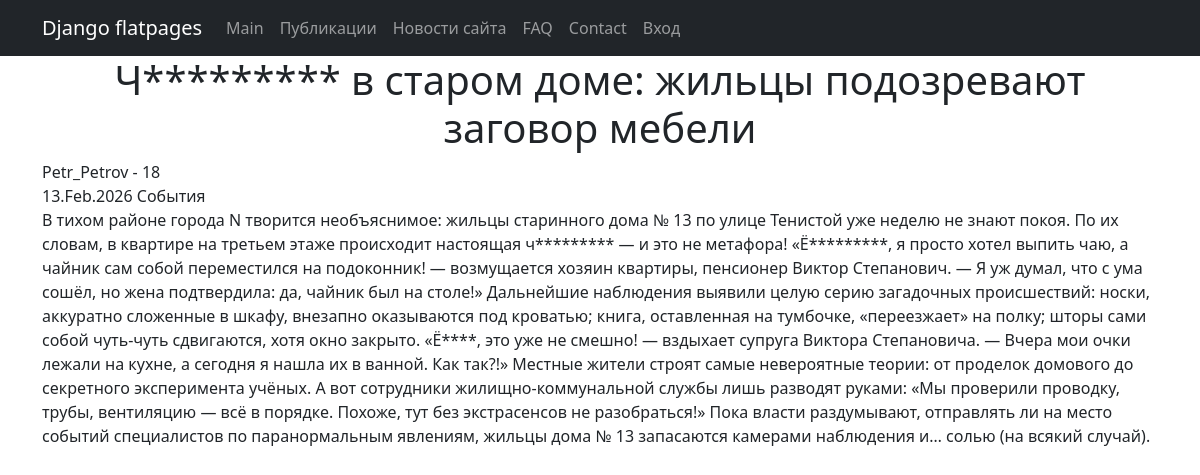
Screenshot of /news/4/ with the database file from the repository.
### news_portal/models.py (models this page shows, shortened)
class Post(models.Model):
    article = 'AR'
    news = 'NE'
    TYPE_POST = [
        (article, 'статья'),
        (news, 'новость')
    ]
    author = models.ForeignKey(Author, on_delete=models.DO_NOTHING) #связь «один ко многим» с моделью Author
    categories = models.ManyToManyField(Category, through='PostCategory') #связь «многие ко многим» с моделью Category
    type = models.CharField(max_length=2, choices=TYPE_POST, default=article) #поле с выбором — «статья» или «новость»
    datetime_creation = models.DateTimeField(auto_now_add=True) #автоматически добавляемая дата и время создания
    title = models.CharField(max_length=100) #заголовок статьи/новости
    text = models.TextField() #текст статьи/новости
    rating = models.IntegerField(default=0) #рейтинг статьи/новости
    def categories_post(self):
        return ', '.join([category.name for category in self.categories.all()])

class Author(models.Model):
    user = models.OneToOneField(User, on_delete=models.CASCADE) #cвязь «один к одному» с встроенной моделью пользователей User
    rating = models.IntegerField(default=0) #рейтинг пользователя
    def __str__(self):
        return f"{self.user.username} - {self.rating}"

class Category(models.Model):
    name = models.CharField(max_length=50, unique=True)
    subscribers = models.ManyToManyField(User, related_name='categories')

### news_portal/views.py (the view)
# urls.py: path('<int:pk>/', PostDetail.as_view(template_name = 'news_portal/post_detail.html'), name='post_detail'),
class PostDetail(DetailView):
    model = Post
    template_name = 'news_portal/post_detail.html'
    context_object_name = 'post'
    def get_context_data(self, **kwargs):
        context = super().get_context_data(**kwargs)
        context['categories'] = context['post'].categories_post()
        return context

### news_portal/templatetags/custom_filters.py (called while the page is built)
@register.filter()
def censor(text):
    def replacement(match_obj):
        word = match_obj.group(0)
        l = len(word) - 1
        return word[0] + '*' * l
    pattern = r'[ЕЁеё]‑мо[её]|[ЕЁеё]лки‑палки|[Бб]лин|[Чч]ертовщин[аыуео]й?'
    text = sub(pattern, replacement, text)
    return f'{text} '

### templates/news_portal/post_detail.html (shortened to what this page needs)
{% extends 'flatpages/default.html' %}
{% load custom_filters %}
{% block content %}
    <h1>{{ post.title|censor }}</h1>
    <div align="left">
    {{ post.author }}
    <br>
    {{ post.datetime_creation|date:'d.M.Y' }}
    {{ categories }}
    <br>
    {{ post.text|censor }}
    </div>
{% endblock content %}

### rows the page displays
Post: title|censor "Ч********* в старом доме: жильцы подозревают заговор мебели", author "Petr_Petrov - 18", datetime_creation "13.Feb.2026", text|censor "В тихом районе города N творится необъяснимое: жильцы старинного дома № 13 по улице Тенистой уже неделю не знают покоя. По их словам, в квартире на третьем этаже происходит настоящая ч********* — и это не метафора! «Ё*********, я просто хотел выпить чаю, а чайник сам собой переместился на подоконник! — возмущается хозяин квартиры, пенсионер Виктор Степанович. — Я уж думал, что с ума сошёл, но жена подтвердила: да, чайник был на столе!» Дальнейшие наблюдения выявили целую серию загадочных происшествий: носки, аккуратно сложенные в шкафу, внезапно оказываются под кроватью; книга, оставленная на тумбочке, «переезжает» на полку; шторы сами собой чуть‑чуть сдвигаются, хотя окно закрыто. «Ё****,…"
Category: name "События"
